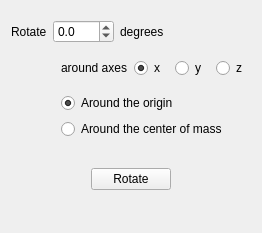
              <widget class="QWidget" name="page_11">
               <property name="geometry">
                <rect>
                 <x>0</x>
                 <y>0</y>
                 <width>262</width>
                 <height>233</height>
                </rect>
               </property>
               <attribute name="label">
                <string>Rotate model</string>
               </attribute>
               <layout class="QVBoxLayout" name="verticalLayout_38">
                <item>
                 <widget class="QFrame" name="frame_6">
                  <property name="frameShape">
                   <enum>QFrame::NoFrame</enum>
                  </property>
                  <property name="frameShadow">
                   <enum>QFrame::Raised</enum>
                  </property>
                  <layout class="QHBoxLayout" name="horizontalLayout_73">
                   <property name="leftMargin">
                    <number>0</number>
                   </property>
                   <item>
                    <widget class="QLabel" name="label_51">
                     <property name="text">
                      <string>Rotate</string>
                     </property>
                    </widget>
                   </item>
                   <item>
                    <widget class="QDoubleSpinBox" name="FormModifyRotationAngle">
                     <property name="decimals">
                      <number>1</number>
                     </property>
                     <property name="minimum">
                      <double>-360.000000000000000</double>
                     </property>
                     <property name="maximum">
                      <double>360.000000000000000</double>
                     </property>
                    </widget>
                   </item>
                   <item>
                    <widget class="QLabel" name="label_53">
                     <property name="text">
                      <string>degrees</string>
                     </property>
                    </widget>
                   </item>
                   <item>
                    <spacer name="horizontalSpacer_41">
                     <property name="orientation">
                      <enum>Qt::Horizontal</enum>
                     </property>
                     <property name="sizeHint" stdset="0">
                      <size>
                       <width>40</width>
                       <height>20</height>
                      </size>
                     </property>
                    </spacer>
                   </item>
                  </layout>
                 </widget>
                </item>
                <item>
                 <widget class="QFrame" name="frame_56">
                  <property name="frameShape">
                   <enum>QFrame::NoFrame</enum>
                  </property>
                  <property name="frameShadow">
                   <enum>QFrame::Raised</enum>
                  </property>
                  <layout class="QHBoxLayout" name="horizontalLayout_49">
                   <property name="leftMargin">
                    <number>50</number>
                   </property>
                   <property name="topMargin">
                    <number>0</number>
                   </property>
                   <property name="rightMargin">
                    <number>0</number>
                   </property>
                   <property name="bottomMargin">
                    <number>0</number>
                   </property>
                   <item>
                    <widget class="QLabel" name="label_54">
                     <property name="text">
                      <string>around axes</string>
                     </property>
                    </widget>
                   </item>
                   <item>
                    <widget class="QRadioButton" name="FormModifyRotationX">
                     <property name="text">
                      <string>x</string>
                     </property>
                     <property name="checked">
                      <bool>true</bool>
                     </property>
                    </widget>
                   </item>
                   <item>
                    <widget class="QRadioButton" name="FormModifyRotationY">
                     <property name="text">
                      <string>y</string>
                     </property>
                    </widget>
                   </item>
                   <item>
                    <widget class="QRadioButton" name="FormModifyRotationZ">
                     <property name="text">
                      <string>z</string>
                     </property>
                    </widget>
                   </item>
                  </layout>
                 </widget>
                </item>
                <item>
                 <widget class="QFrame" name="frame_57">
                  <property name="minimumSize">
                   <size>
                    <width>0</width>
                    <height>0</height>
                   </size>
                  </property>
                  <property name="frameShape">
                   <enum>QFrame::NoFrame</enum>
                  </property>
                  <property name="frameShadow">
                   <enum>QFrame::Raised</enum>
                  </property>
                  <layout class="QVBoxLayout" name="verticalLayout_39">
                   <property name="leftMargin">
                    <number>50</number>
                   </property>
                   <item>
                    <widget class="QRadioButton" name="FormModifyRotationOrigin">
                     <property name="text">
                      <string>Around the origin</string>
                     </property>
                     <property name="checked">
                      <bool>true</bool>
                     </property>
                    </widget>
                   </item>
                   <item>
                    <widget class="QRadioButton" name="FormModifyRotationCenter">
                     <property name="text">
                      <string>Around the center of mass</string>
                     </property>
                    </widget>
                   </item>
                  </layout>
                 </widget>
                </item>
                <item>
                 <widget class="QFrame" name="frame_55">
                  <property name="minimumSize">
                   <size>
                    <width>0</width>
                    <height>50</height>
                   </size>
                  </property>
                  <property name="frameShape">
                   <enum>QFrame::NoFrame</enum>
                  </property>
                  <property name="frameShadow">
                   <enum>QFrame::Raised</enum>
                  </property>
                  <layout class="QHBoxLayout" name="horizontalLayout_47">
                   <item>
                    <spacer name="horizontalSpacer_25">
                     <property name="orientation">
                      <enum>Qt::Horizontal</enum>
                     </property>
                     <property name="sizeHint" stdset="0">
                      <size>
                       <width>40</width>
                       <height>20</height>
                      </size>
                     </property>
                    </spacer>
                   </item>
                   <item>
                    <widget class="QPushButton" name="FormModifyRotation">
                     <property name="text">
                      <string>Rotate</string>
                     </property>
                    </widget>
                   </item>
                   <item>
                    <spacer name="horizontalSpacer_24">
                     <property name="orientation">
                      <enum>Qt::Horizontal</enum>
                     </property>
                     <property name="sizeHint" stdset="0">
                      <size>
                       <width>40</width>
                       <height>20</height>
                      </size>
                     </property>
                    </spacer>
                   </item>
                  </layout>
                 </widget>
                </item>
                <item>
                 <spacer name="verticalSpacer_7">
                  <property name="orientation">
                   <enum>Qt::Vertical</enum>
                  </property>
                  <property name="sizeHint" stdset="0">
                   <size>
                    <width>20</width>
                    <height>288</height>
                   </size>
                  </property>
                 </spacer>
                </item>
               </layout>
              </widget>
